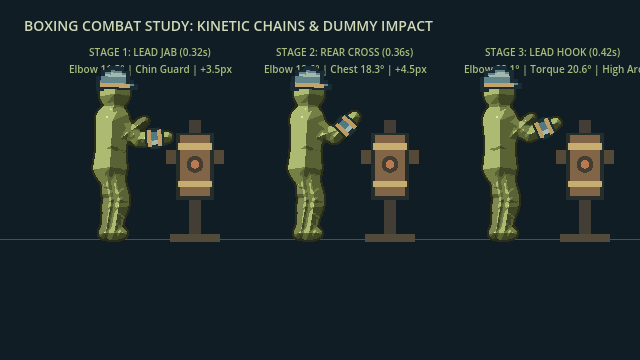
#> input picture contra-avalokita/artifacts/punch_frames/000.png, 640 x 360 px; its folder holds only this picture in this run
$ python package_punch_preview.py
#> lines starting #> are read from the running program, lines starting #| are printed output that depends on the picture
import os
from pathlib import Path
from PIL import Image

FRAME_DIR = Path('artifacts/punch_frames')
DEST_DIR = Path(r'C:/Users/jisub/.gemini/antigravity/brain/d65f9082-4c10-457c-a279-0f587421acb6')

frames = sorted(FRAME_DIR.glob('*.png'))
if not frames:
    print('No frames found in', FRAME_DIR)
    exit(1)

images = [Image.open(f).convert('RGBA') for f in frames]
#> images = 1 item
images[0].save(
    DEST_DIR / 'punch_combo.gif',
    save_all=True,
    append_images=images[1:],
    duration=33,
    loop=0
)
print('Saved', DEST_DIR / 'punch_combo.gif')

# Impact peak composite:
# Left third from frame 3 (Jab peak)
# Mid third from frame 4 (Cross peak)
# Right third from frame 5 (Hook peak)
f3 = images[min(3, len(images)-1)]
#> f3 is the input picture: PIL image 640x360 RGBA; mean R, G, B, A 30.4, 41.8, 42.3, 255
f4 = images[min(4, len(images)-1)]
f5 = images[min(5, len(images)-1)]

w, h = f3.size
#> w = 640; h = 360
col1_w = int(w / 3.0)
#> col1_w = 213
col2_w = int(w * 2.0 / 3.0)
#> col2_w = 426

comp = Image.new('RGBA', (w, h))
#> comp: PIL image 640x360 RGBA; every value is 0
comp.paste(f3.crop((0, 0, col1_w, h)), (0, 0))
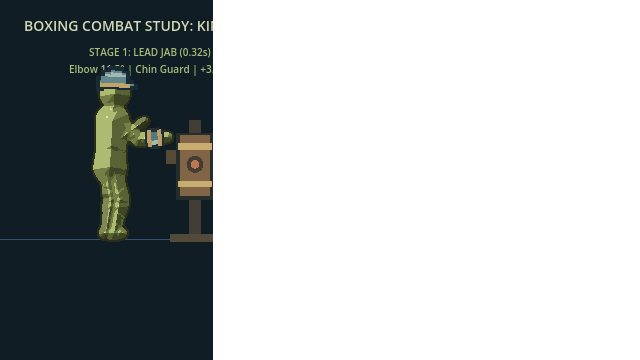
#> comp: PIL image 640x360 RGBA; mean R, G, B, A 10.2, 14, 14.2, 84.9; transparent parts drawn white
comp.paste(f4.crop((col1_w, 0, col2_w, h)), (col1_w, 0))
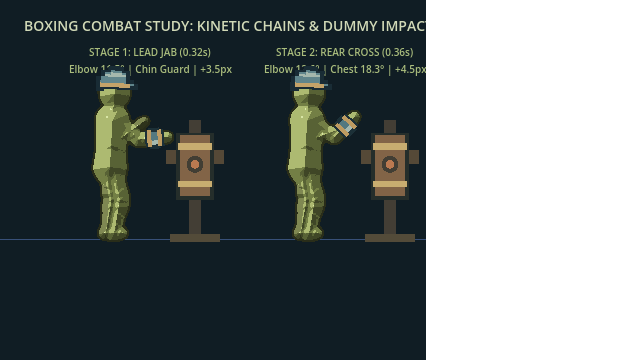
#> comp: PIL image 640x360 RGBA; mean R, G, B, A 20.6, 28.2, 28.4, 169.7; transparent parts drawn white
comp.paste(f5.crop((col2_w, 0, w, h)), (col2_w, 0))

comp.save(DEST_DIR / 'punch_combo_comparison.png')
print('Saved', DEST_DIR / 'punch_combo_comparison.png')
